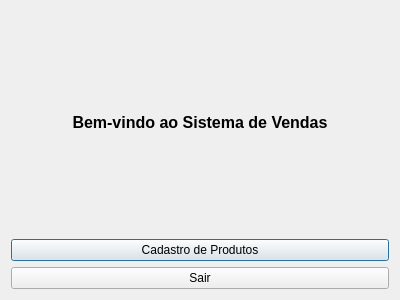
<?xml version="1.0" encoding="UTF-8"?>
<ui version="4.0">
 <class>Principal</class>
 <widget class="QDialog" name="Principal">
  <property name="geometry">
   <rect>
    <x>0</x>
    <y>0</y>
    <width>400</width>
    <height>300</height>
   </rect>
  </property>
  <property name="windowTitle">
   <string>Sistema de Vendas - Menu</string>
  </property>

  <layout class="QVBoxLayout" name="verticalLayout">

   <!-- TÍTULO -->
   <item>
    <widget class="QLabel" name="labelTitulo">
     <property name="text">
      <string>Bem-vindo ao Sistema de Vendas</string>
     </property>
     <property name="alignment">
      <set>Qt::AlignCenter</set>
     </property>
     <property name="styleSheet">
      <string notr="true">font-weight: bold; font-size: 16px;</string>
     </property>
    </widget>
   </item>

   <!-- BOTÃO PRODUTOS -->
   <item>
    <widget class="QPushButton" name="btnProduto">
     <property name="text">
      <string>Cadastro de Produtos</string>
     </property>
    </widget>
   </item>

   <!-- BOTÃO SAIR -->
   <item>
    <widget class="QPushButton" name="btnSair">
     <property name="text">
      <string>Sair</string>
     </property>
    </widget>
   </item>

  </layout>
 </widget>

 <resources/>
 <connections/>
</ui>
